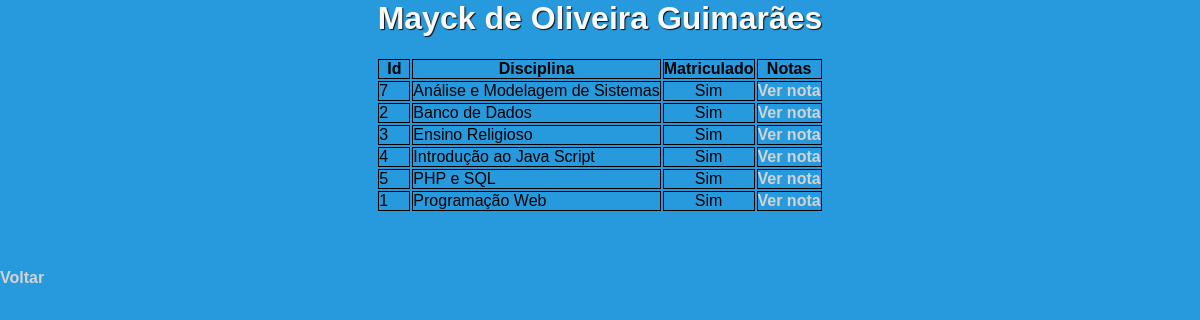
The page /livCon.php (signed in) on the database its author committed.
### tables this page shows
CREATE TABLE `disciplina` (
  `id` int(4) UNSIGNED NOT NULL,
  `nome` varchar(50) NOT NULL,
  `professor` int(4) UNSIGNED NOT NULL
);

### livCon.php (the view, shortened to what this page needs)
<?php
    echo "<h1>" . $_SESSION['usuario'] . "</h1>";
    $conn = servidor();
    $sql = "SELECT d.id, d.nome, CASE WHEN m.aluno is null THEN 0 ELSE 1 END AS matriculado FROM disciplina d LEFT OUTER JOIN (SELECT aluno, disciplina from matricula WHERE aluno = ? ) m ON m.disciplina = d.id ORDER BY d.nome;";
    $ps = $conn->prepare($sql);
    $ps->bind_param("i", $_SESSION['id_alun'] );
    $ps->execute();
    $result = $ps->get_result();
    echo "<table>";
    echo "    <tr>";
    echo "        <th id='tblTextCenter'>Id</th>";
    echo "        <th id='tblTextCenter'>Disciplina</th>";
    echo "        <th id='tblTextCenter'>Matriculado</th>";
    echo "        <th id='tblTextCenter'>Notas</th>";
    echo "    </tr>";
    if( $result->num_rows > 0){
        while($row = $result->fetch_assoc()){
            echo "<tr>";
            echo "    <td>" . $row["id"] . "</td>";
            echo "    <td>" . $row["nome"] . "</td>";
            if($row["matriculado"] == 0)
                echo "    <td id='tblTextCenter'> <a href='index.php?requisicao=fazMatDisc&id_disc=" . $row["id"] . "&id_alun=" . $_SESSION['id_alun'] . "' title='Matricular em " . $row["nome"] . "'>Não</a> </td>";
            else
                echo "    <td id='tblTextCenter'>Sim</td>";
            if($row["matriculado"] == 0)
                echo "    <td id='tblTextCenter'></td>";
            else
                echo "    <td id='tblTextCenter'> <a href='index.php?requisicao=notaAlun&id_disc=" . $row["id"] . "&id_alun=" . $_SESSION['id_alun'] . "' title='Ver nota de " . $row["nome"] . "'>Ver nota</a> </td>";
            echo "</tr>";
        }
    }
    echo "</table>";
    echo "<a href='index.php?requisicao=aluno'>Voltar</a> ";
?>
<!DOCTYPE HTML>
<html>
    <head>
        <link rel="stylesheet" type="text/css" href="estilo.css" />
    </head>
    <body>
    </body>
</html>

### estilo.css (style rules this page uses)
body { background-color: rgb(38, 154, 221); }
* { margin: 0; padding: 0; font-family: Helvetica,Arial; }
h1 { color:rgb(250, 248, 248); text-shadow: 1px 1px 1px #111111; text-align: center; margin: 0 0 10px 0; font-family: Helvetica,Arial; }
table { margin: 20px auto; width: auto; }
th, td { border: 1px Solid Black; min-width: 30px; }
#tblTextCenter { text-align: center; }
a { color:rgb(211,211,211); text-decoration: none; font-weight: bold; }

### rows shown on the page
disciplina: id "7", nome "Análise e Modelagem de Sistemas"
disciplina: id "2", nome "Banco de Dados"
disciplina: id "3", nome "Ensino Religioso"
disciplina: id "4", nome "Introdução ao Java Script"
disciplina: id "5", nome "PHP e SQL"
disciplina: id "1", nome "Programação Web"

### other values the page prints
$_SESSION['usuario'] "Mayck de Oliveira Guimarães"
